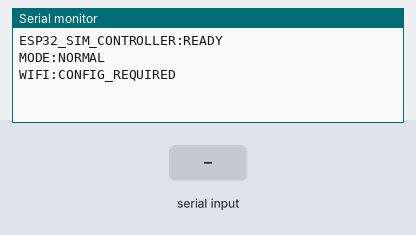
A program run on a simulated ESP32-C3. Shown: the last lines printed to the serial monitor. The inputs (shaded band) are chosen by the test bench. Not simulated (calls return 0 or success): wifi_config.example.h; names the files do not define were given values by the test bench: TCP_CONTROL_PORT = 80, TELEMETRY_PORT = 80.

Above: at 1.4 s.
1.5 s: "ON\n" received over Serial
At 2.4 s:
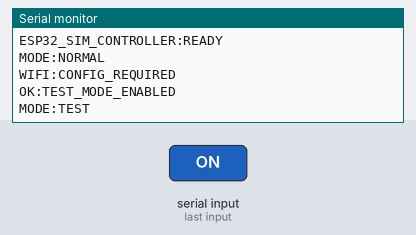
3.0 s: "OFF\n" received over Serial
At 3.6 s:
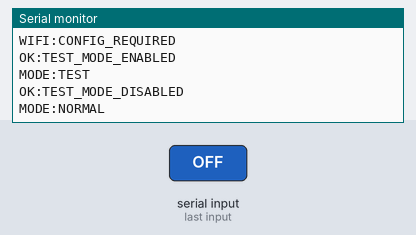
4.5 s: "1\n" received over Serial
At 5.9 s:
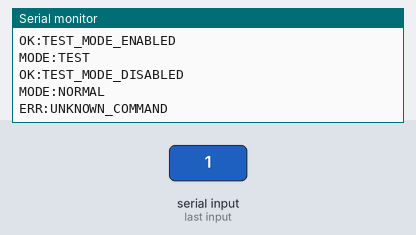

The program:

main.cpp
```cpp
#include <Arduino.h>
#include <WiFi.h>
#include <WiFiUdp.h>

#if __has_include("wifi_config.h")
#include "wifi_config.h"
#else
#include "wifi_config.example.h"
#endif

constexpr unsigned long BAUD_RATE = 115200;
constexpr size_t MAX_LINE_LENGTH = 96;
constexpr unsigned long WIFI_RETRY_MS = 10000;
constexpr unsigned long TELEMETRY_INTERVAL_MS = 5000;
bool testMode = false;
WiFiServer tcpServer(TCP_CONTROL_PORT);
WiFiClient tcpClient;
WiFiUDP telemetryUdp;
bool tcpServerStarted = false;
unsigned long lastWifiAttempt = 0;
unsigned long lastTelemetry = 0;
unsigned long telemetrySequence = 0;

struct LineBuffer {
    char data[MAX_LINE_LENGTH];
    size_t used = 0;
    bool overflow = false;
};
LineBuffer serialLine;
LineBuffer tcpLine;

bool wifiConfigured()
{
    return WIFI_SSID[0] != '\0';
}

void reportMode(Print &output) { output.println(testMode ? "MODE:TEST" : "MODE:NORMAL"); }
void reportMode() { reportMode(Serial); }

void handleCommand(const char *command, Print &output)
{
    if (strcmp(command, "ON") == 0) {
        testMode = true;
        output.println("OK:TEST_MODE_ENABLED");
        reportMode(output);
    }
    else if (strcmp(command, "OFF") == 0) {
        testMode = false;
        output.println("OK:TEST_MODE_DISABLED");
        reportMode(output);
    }
    else if (strcmp(command, "STATUS") == 0) {
        reportMode(output);
    }
    else {
        output.println("ERR:UNKNOWN_COMMAND");
    }
}

void consumeByte(char value, LineBuffer &line, Print &output)
{
    if (value == '\n') {
        if (!line.overflow && line.used > 0) {
            line.data[line.used] = '\0';
            handleCommand(line.data, output);
        } else if (line.overflow) {
            output.println("ERR:LINE_TOO_LONG");
        }
        line.used = 0;
        line.overflow = false;
    } else if (value != '\r' && !line.overflow) {
        if (line.used < MAX_LINE_LENGTH - 1) line.data[line.used++] = value;
        else line.overflow = true;
    }
}

void maintainWifi(unsigned long now)
{
    if (!wifiConfigured()) return;
    if (WiFi.status() == WL_CONNECTED) {
        if (!tcpServerStarted) {
            tcpServer.begin();
            tcpServerStarted = true;
            Serial.print("WIFI:CONNECTED IP:");
            Serial.println(WiFi.localIP());
        }
        return;
    }
    tcpServerStarted = false;
    if (now - lastWifiAttempt >= WIFI_RETRY_MS || lastWifiAttempt == 0) {
        lastWifiAttempt = now;
        Serial.println("WIFI:CONNECTING");
        WiFi.begin(WIFI_SSID, WIFI_PASSWORD);
    }
}

void maintainTcp()
{
    if (!tcpServerStarted) return;
    if (!tcpClient || !tcpClient.connected()) {
        if (tcpClient) tcpClient.stop();
        WiFiClient candidate = tcpServer.available();
        if (candidate) {
            tcpClient = candidate;
            tcpLine = LineBuffer{};
            Serial.println("TCP:CLIENT_CONNECTED");
        }
    }
    if (!tcpClient || !tcpClient.connected()) return;
    for (int count = 0; count < 64 && tcpClient.available(); ++count) {
        consumeByte(static_cast<char>(tcpClient.read()), tcpLine, tcpClient);
    }
}

void sendTelemetry(unsigned long now)
{
    if (!tcpServerStarted || TELEMETRY_HOST[0] == '\0' || now - lastTelemetry < TELEMETRY_INTERVAL_MS) return;
    lastTelemetry = now;
    char message[128];
    snprintf(message, sizeof(message), "device=esp32-c3;mode=%s;uptime_ms=%lu;sequence=%lu",
             testMode ? "TEST" : "NORMAL", now, ++telemetrySequence);
    if (telemetryUdp.beginPacket(TELEMETRY_HOST, TELEMETRY_PORT)) {
        telemetryUdp.print(message);
        telemetryUdp.endPacket();
    }
}

void setup()
{
    Serial.begin(BAUD_RATE);
    Serial.setTimeout(50);

    delay(250);

    Serial.println("ESP32_SIM_CONTROLLER:READY");
    reportMode();
    if (!wifiConfigured()) Serial.println("WIFI:CONFIG_REQUIRED");
}

void loop()
{
    for (int count = 0; count < 64 && Serial.available(); ++count)
        consumeByte(static_cast<char>(Serial.read()), serialLine, Serial);
    unsigned long now = millis();
    maintainWifi(now);
    maintainTcp();
    sendTelemetry(now);
}
```

wifi_config.example.h
```cpp
#pragma once

// Copy this file to wifi_config.h and fill in local values. Do not commit it.
#define WIFI_SSID ""
#define WIFI_PASSWORD ""

// TCP control listens on this port. UDP telemetry is sent only when the host is set.
#define TCP_CONTROL_PORT 8765
#define TELEMETRY_HOST ""
#define TELEMETRY_PORT 8766
```

Measured:
- after the input at 1.5 s, the serial monitor: prints a new line at once (image 1)
- after the input at 3.0 s, the serial monitor: prints a new line at once (image 2)
- after the input at 4.5 s, the serial monitor: prints a new line at once (image 3)
